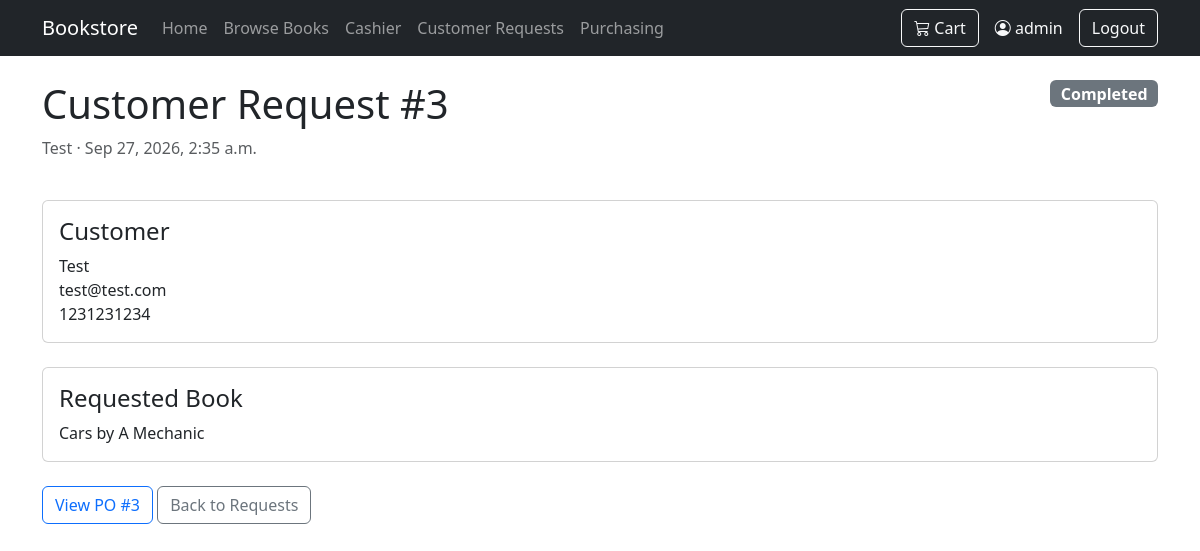
The page /orders/customer-requests/3/ (signed in) on the database its author committed.
### orders/models.py (models this page shows, shortened)
class CustomerRequest(models.Model):
    class Status(models.TextChoices):
        PENDING = "Pending", "Pending"
        APPROVED = "Approved", "Approved"
        REJECTED = "Rejected", "Rejected"
        CANCELLED = "Cancelled", "Cancelled"
        COMPLETED = "Completed", "Completed"
    customer = models.ForeignKey(Customer, on_delete=models.CASCADE)
    book = models.ForeignKey(Book, on_delete=models.SET_NULL, null=True, blank=True)
    purchase_order = models.OneToOneField(
        SupplierOrder,
        on_delete=models.PROTECT,
        related_name="customer_request",
        null=True,
        blank=True,
    )
    requested_title = models.CharField(max_length=200)
    requested_author = models.CharField(max_length=200, blank=True)
    request_date = models.DateTimeField(auto_now_add=True)
    status = models.CharField(
        max_length=20,
        choices=Status.choices,
        default=Status.PENDING,
    )

### sales/models.py (models this page shows, shortened)
class Customer(models.Model):
    full_name = models.CharField(max_length=200)
    email = models.EmailField(blank=True)
    phone = models.CharField(max_length=30, blank=True)

### orders/views.py (the view, shortened to what this page needs)
@login_required
def customer_request_detail(request, request_id):
    customer_request = get_object_or_404(
        CustomerRequest.objects.select_related("customer", "purchase_order"),
        pk=request_id,
    )
    editable = not customer_request.purchase_order_id and customer_request.status in {
        CustomerRequest.Status.PENDING,
        CustomerRequest.Status.REJECTED,
        CustomerRequest.Status.CANCELLED,
    }
    form = CustomerRequestEditForm(request.POST or None, instance=customer_request) if editable else None
    return render(
        request,
        "orders/customer_request_detail.html",
        {"customer_request": customer_request, "form": form},
    )

### cart/context_processors.py (called while the page is built)
def cart_count(request):
    cart = request.session.get("cart", {})
    count = sum(
        int(quantity)
        for quantity in cart.values()
    )
    return {
        "cart_count": count
    }

### orders/templates/orders/customer_request_detail.html (shortened to what this page needs)
{% extends "base.html" %}
{% block content %}
<div class="d-flex justify-content-between align-items-start mb-4">
    <div>
        <h1>Customer Request #{{ customer_request.id }}</h1>
        <p class="text-muted">{{ customer_request.customer.full_name }} · {{ customer_request.request_date|date:"M j, Y, g:i a" }}</p>
    </div>
    <span class="badge bg-secondary fs-6">{{ customer_request.status }}</span>
</div>
<div class="card mb-4">
    <div class="card-body">
        <h4>Customer</h4>
        <p class="mb-0">{{ customer_request.customer.full_name }}<br>
            {{ customer_request.customer.email }}{% if customer_request.customer.email and customer_request.customer.phone %}<br>{% endif %}{{ customer_request.customer.phone }}</p>
    </div>
</div>
{% if form %}
<div class="card mb-4">
    <div class="card-body">
        <h4>Edit Request</h4>
        <form method="post">
            {% csrf_token %}
            {{ form.non_field_errors }}
            {% for field in form %}
                <div class="mb-3">{{ field.label_tag }}{{ field }}{{ field.errors }}</div>
            {% endfor %}
            <button type="submit" class="btn btn-primary">Save Changes</button>
        </form>
    </div>
</div>
{% else %}
<div class="card mb-4"><div class="card-body">
    <h4>Requested Book</h4>
    <p class="mb-0">{{ customer_request.requested_title }}{% if customer_request.requested_author %} by {{ customer_request.requested_author }}{% endif %}</p>
</div></div>
{% endif %}
{% if customer_request.purchase_order %}
<a class="btn btn-outline-primary" href="{% url 'orders:supplier_order_detail' customer_request.purchase_order_id %}">View PO #{{ customer_request.purchase_order_id }}</a>
{% elif customer_request.status == "Pending" %}
<a class="btn btn-success" href="{% url 'orders:create_supplier_order_for_request' customer_request.id %}">Create PO</a>
{% endif %}
<a class="btn btn-outline-secondary" href="{% url 'orders:customer_request_log' %}">Back to Requests</a>
{% endblock %}

### templates/base.html (shortened to what this page needs)
<!DOCTYPE html>
<html lang="en">
<head>
    <link
        href="https://cdn.jsdelivr.net/npm/bootstrap@5/dist/css/bootstrap.min.css"
        rel="stylesheet"
    >
    <link
        rel="stylesheet"
        href="https://cdn.jsdelivr.net/npm/bootstrap-icons@1.13.1/font/bootstrap-icons.min.css"
    >
</head>
<body>
<nav class="navbar navbar-expand-lg navbar-dark bg-dark">
    <div class="container">
        <a class="navbar-brand" href="{% url 'home' %}">
            Bookstore
        </a>
        <div class="collapse navbar-collapse" id="mainNavbar">
            <ul class="navbar-nav me-auto">
                <li class="nav-item">
                    <a class="nav-link" href="{% url 'home' %}">
                        Home
                    </a>
                </li>
                <li class="nav-item">
                    <a class="nav-link" href="{% url 'books' %}">
                        Browse Books
                    </a>
                </li>
                {% if user.is_authenticated %}
                    <li class="nav-item">
                        <a
                            class="nav-link"
                            href="{% url 'sales:cash_payment' %}"
                        >
                            Cashier
                        </a>
                    </li>
                    <li class="nav-item">
                        <a class="nav-link" href="{% url 'orders:customer_request_log' %}">
                            Customer Requests
                        </a>
                    </li>
                    <li class="nav-item">
                        <a class="nav-link" href="{% url 'orders:supplier_order_list' %}">
                            Purchasing
                        </a>
                    </li>
                {% endif %}
            </ul>
            <div class="d-flex align-items-center gap-3">
                <a
                    href="{% url 'cart:detail' %}"
                    class="btn btn-outline-light position-relative"
                >
                    <i class="bi bi-cart3"></i>
                    Cart
                </a>
                {% if user.is_authenticated %}
                    <span class="text-light">
                        <i class="bi bi-person-circle"></i>
                        {{ user.username }}
                    </span>
                    <form
                        method="post"
                        action="{% url 'logout' %}"
                        class="m-0"
                    >
                        <button
                            type="submit"
                            class="btn btn-outline-light"
                        >
                            Logout
                        </button>
                    </form>
                {% endif %}
            </div>
        </div>
    </div>
</nav>
<main class="container py-4">
    {% block content %}
    {% endblock %}
</main>
</body>
</html>

### rows shown on the page
CustomerRequest: id "3", customer.full_name "Test", request_date "Sep 27, 2026, 2:35 a.m.", status "Completed", customer.email "test@test.com", customer.phone "1231231234", requested_title "Cars", requested_author "A Mechanic", purchase_order_id "3"

### other values the page prints
{{ user.username }} "admin"
